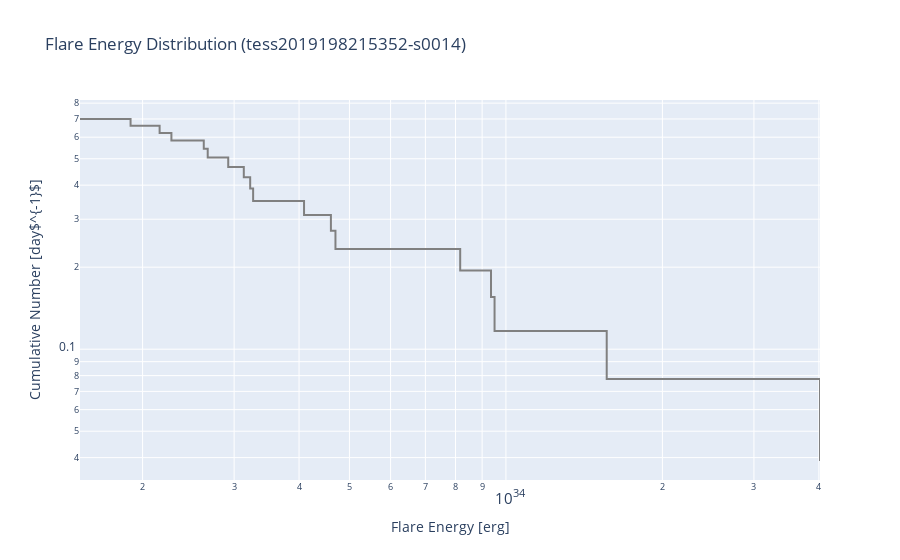
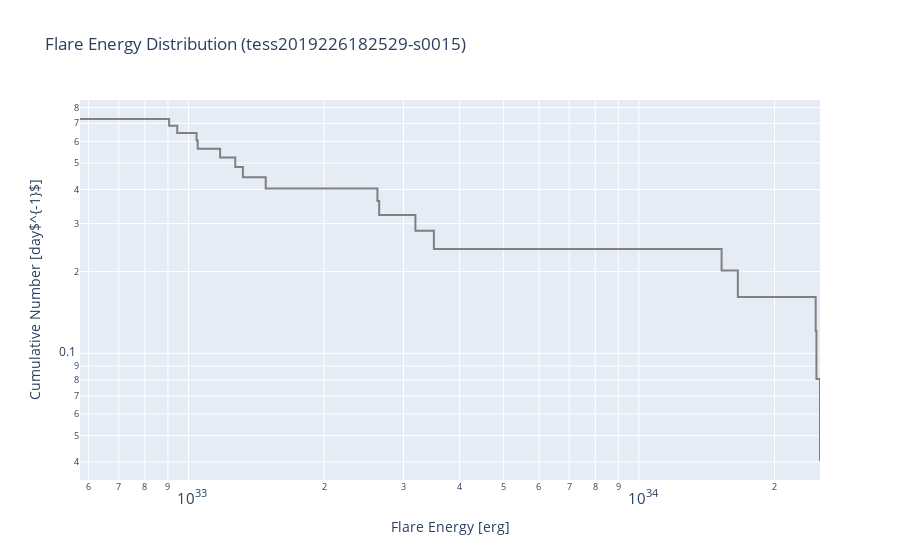
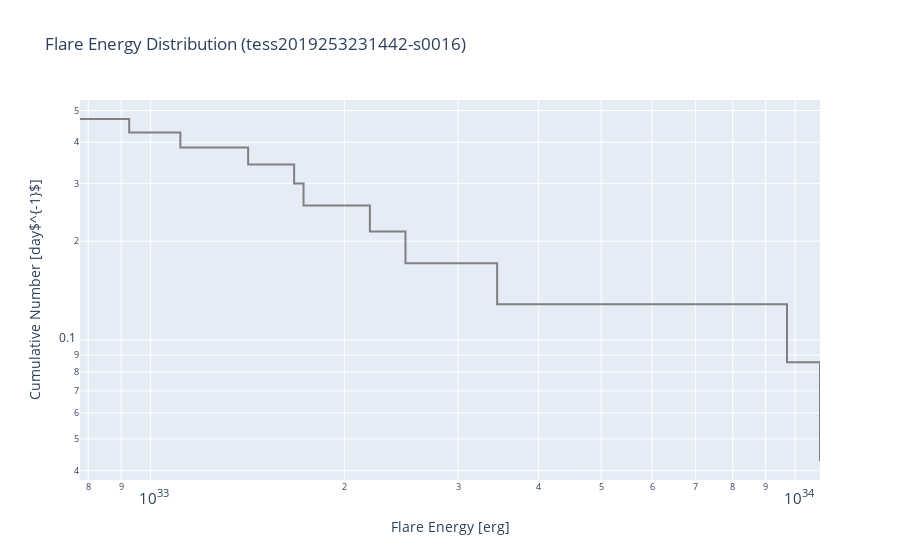

Notebook cell for these charts, in order:
### Markdown cell above
### Energy distribution

### Code cell
# Energy distribution for each sector
for detector in list(detectors.values())[:3]:
    detector.plot_energy()

### Figure 1 — Plotly figure (JSON) as saved in the notebook; plotly's stock layout.template omitted (floating-point values rounded to 4 significant figures)
{"data": [{"line": {"color": "gray", "shape": "hv", "width": 2}, "mode": "lines", "name": "All Sector", "type": "scatter", "x": [1.516e+33, 1.896e+33, 2.157e+33, 2.272e+33, 2.623e+33, 2.669e+33, 2.923e+33, 3.131e+33, 3.221e+33, 3.264e+33, 4.089e+33, 4.606e+33, 4.7e+33, 8.166e+33, 9.361e+33, 9.509e+33, 1.563e+34, 4.02e+34], "y": [0.6997, 0.6608, 0.622, 0.5831, 0.5442, 0.5053, 0.4665, 0.4276, 0.3887, 0.3499, 0.311, 0.2721, 0.2332, 0.1944, 0.1555, 0.1166, 0.07775, 0.03887]}], "layout": {"title": {"text": "Flare Energy Distribution (tess2019198215352-s0014)"}, "xaxis": {"title": {"text": "Flare Energy [erg]"}, "type": "log"}, "yaxis": {"title": {"text": "Cumulative Number [day$^{-1}$]"}, "type": "log"}}}

### Figure 2 — Plotly figure (JSON) as saved in the notebook; plotly's stock layout.template omitted (floating-point values rounded to 4 significant figures)
{"data": [{"line": {"color": "gray", "shape": "hv", "width": 2}, "mode": "lines", "name": "All Sector", "type": "scatter", "x": [5.741e+32, 9.057e+32, 9.438e+32, 1.042e+33, 1.048e+33, 1.175e+33, 1.27e+33, 1.321e+33, 1.484e+33, 2.627e+33, 2.651e+33, 3.19e+33, 3.506e+33, 1.527e+34, 1.659e+34, 2.469e+34, 2.479e+34, 2.524e+34], "y": [0.7262, 0.6858, 0.6455, 0.6051, 0.5648, 0.5245, 0.4841, 0.4438, 0.4034, 0.3631, 0.3227, 0.2824, 0.2421, 0.2017, 0.1614, 0.121, 0.08069, 0.04034]}], "layout": {"title": {"text": "Flare Energy Distribution (tess2019226182529-s0015)"}, "xaxis": {"title": {"text": "Flare Energy [erg]"}, "type": "log"}, "yaxis": {"title": {"text": "Cumulative Number [day$^{-1}$]"}, "type": "log"}}}

### Figure 3 — Plotly figure (JSON) as saved in the notebook; plotly's stock layout.template omitted (floating-point values rounded to 4 significant figures)
{"data": [{"line": {"color": "gray", "shape": "hv", "width": 2}, "mode": "lines", "name": "All Sector", "type": "scatter", "x": [7.769e+32, 9.262e+32, 1.112e+33, 1.417e+33, 1.67e+33, 1.727e+33, 2.188e+33, 2.485e+33, 3.448e+33, 9.712e+33, 1.093e+34], "y": [0.4711, 0.4283, 0.3854, 0.3426, 0.2998, 0.257, 0.2141, 0.1713, 0.1285, 0.08565, 0.04283]}], "layout": {"title": {"text": "Flare Energy Distribution (tess2019253231442-s0016)"}, "xaxis": {"title": {"text": "Flare Energy [erg]"}, "type": "log"}, "yaxis": {"title": {"text": "Cumulative Number [day$^{-1}$]"}, "type": "log"}}}
